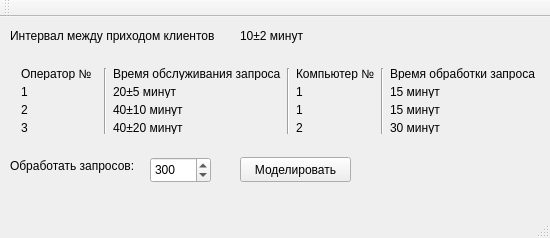
<?xml version="1.0" encoding="UTF-8"?>
<ui version="4.0">
 <class>MainWindow</class>
 <widget class="QMainWindow" name="MainWindow">
  <property name="geometry">
   <rect>
    <x>0</x>
    <y>0</y>
    <width>550</width>
    <height>238</height>
   </rect>
  </property>
  <property name="windowTitle">
   <string>MainWindow</string>
  </property>
  <widget class="QWidget" name="centralWidget">
   <widget class="QLabel" name="label">
    <property name="geometry">
     <rect>
      <x>10</x>
      <y>10</y>
      <width>241</width>
      <height>17</height>
     </rect>
    </property>
    <property name="text">
     <string>Интервал между приходом клиентов</string>
    </property>
   </widget>
   <widget class="QWidget" name="gridLayoutWidget">
    <property name="geometry">
     <rect>
      <x>10</x>
      <y>40</y>
      <width>536</width>
      <height>88</height>
     </rect>
    </property>
    <layout class="QGridLayout" name="gridLayout_2">
     <item row="3" column="0">
      <widget class="QLabel" name="label_6">
       <property name="text">
        <string>3</string>
       </property>
      </widget>
     </item>
     <item row="0" column="6">
      <widget class="QLabel" name="label_11">
       <property name="text">
        <string>Время обработки запроса</string>
       </property>
      </widget>
     </item>
     <item row="3" column="2">
      <widget class="QLabel" name="label_9">
       <property name="text">
        <string>40±20 минут</string>
       </property>
      </widget>
     </item>
     <item row="1" column="2">
      <widget class="QLabel" name="label_7">
       <property name="text">
        <string>20±5 минут</string>
       </property>
      </widget>
     </item>
     <item row="1" column="4">
      <widget class="QLabel" name="label_12">
       <property name="text">
        <string>1</string>
       </property>
      </widget>
     </item>
     <item row="2" column="2">
      <widget class="QLabel" name="label_8">
       <property name="text">
        <string>40±10 минут</string>
       </property>
      </widget>
     </item>
     <item row="3" column="4">
      <widget class="QLabel" name="label_14">
       <property name="text">
        <string>2</string>
       </property>
      </widget>
     </item>
     <item row="0" column="0">
      <widget class="QLabel" name="label_2">
       <property name="text">
        <string>Оператор №</string>
       </property>
      </widget>
     </item>
     <item row="0" column="4">
      <widget class="QLabel" name="label_10">
       <property name="text">
        <string>Компьютер №</string>
       </property>
      </widget>
     </item>
     <item row="2" column="0">
      <widget class="QLabel" name="label_5">
       <property name="text">
        <string>2</string>
       </property>
      </widget>
     </item>
     <item row="1" column="0">
      <widget class="QLabel" name="label_4">
       <property name="text">
        <string>1</string>
       </property>
      </widget>
     </item>
     <item row="3" column="6">
      <widget class="QLabel" name="label_17">
       <property name="text">
        <string>30 минут</string>
       </property>
      </widget>
     </item>
     <item row="2" column="6">
      <widget class="QLabel" name="label_16">
       <property name="text">
        <string>15 минут</string>
       </property>
      </widget>
     </item>
     <item row="1" column="6">
      <widget class="QLabel" name="label_15">
       <property name="text">
        <string>15 минут</string>
       </property>
      </widget>
     </item>
     <item row="0" column="2">
      <widget class="QLabel" name="label_3">
       <property name="text">
        <string>Время обслуживания запроса</string>
       </property>
      </widget>
     </item>
     <item row="2" column="4">
      <widget class="QLabel" name="label_13">
       <property name="text">
        <string>1</string>
       </property>
      </widget>
     </item>
     <item row="0" column="5" rowspan="4">
      <widget class="Line" name="line_3">
       <property name="orientation">
        <enum>Qt::Vertical</enum>
       </property>
      </widget>
     </item>
     <item row="0" column="3" rowspan="4">
      <widget class="Line" name="line_2">
       <property name="orientation">
        <enum>Qt::Vertical</enum>
       </property>
      </widget>
     </item>
     <item row="0" column="1" rowspan="4">
      <widget class="Line" name="line">
       <property name="orientation">
        <enum>Qt::Vertical</enum>
       </property>
      </widget>
     </item>
    </layout>
   </widget>
   <widget class="QLabel" name="label_18">
    <property name="geometry">
     <rect>
      <x>240</x>
      <y>10</y>
      <width>101</width>
      <height>17</height>
     </rect>
    </property>
    <property name="text">
     <string>10±2 минут</string>
    </property>
   </widget>
   <widget class="QSpinBox" name="spinBox">
    <property name="geometry">
     <rect>
      <x>150</x>
      <y>140</y>
      <width>61</width>
      <height>26</height>
     </rect>
    </property>
    <property name="maximum">
     <number>10000</number>
    </property>
    <property name="value">
     <number>300</number>
    </property>
   </widget>
   <widget class="QLabel" name="label_19">
    <property name="geometry">
     <rect>
      <x>10</x>
      <y>140</y>
      <width>161</width>
      <height>17</height>
     </rect>
    </property>
    <property name="text">
     <string>Обработать запросов:</string>
    </property>
   </widget>
   <widget class="QLabel" name="res">
    <property name="geometry">
     <rect>
      <x>160</x>
      <y>170</y>
      <width>54</width>
      <height>17</height>
     </rect>
    </property>
    <property name="text">
     <string/>
    </property>
   </widget>
   <widget class="QPushButton" name="btn_model">
    <property name="geometry">
     <rect>
      <x>240</x>
      <y>140</y>
      <width>111</width>
      <height>25</height>
     </rect>
    </property>
    <property name="text">
     <string>Моделировать</string>
    </property>
   </widget>
  </widget>
  <widget class="QMenuBar" name="menuBar">
   <property name="geometry">
    <rect>
     <x>0</x>
     <y>0</y>
     <width>550</width>
     <height>22</height>
    </rect>
   </property>
  </widget>
  <widget class="QToolBar" name="mainToolBar">
   <attribute name="toolBarArea">
    <enum>TopToolBarArea</enum>
   </attribute>
   <attribute name="toolBarBreak">
    <bool>false</bool>
   </attribute>
  </widget>
  <widget class="QStatusBar" name="statusBar"/>
 </widget>
 <layoutdefault spacing="6" margin="11"/>
 <resources/>
 <connections/>
</ui>
